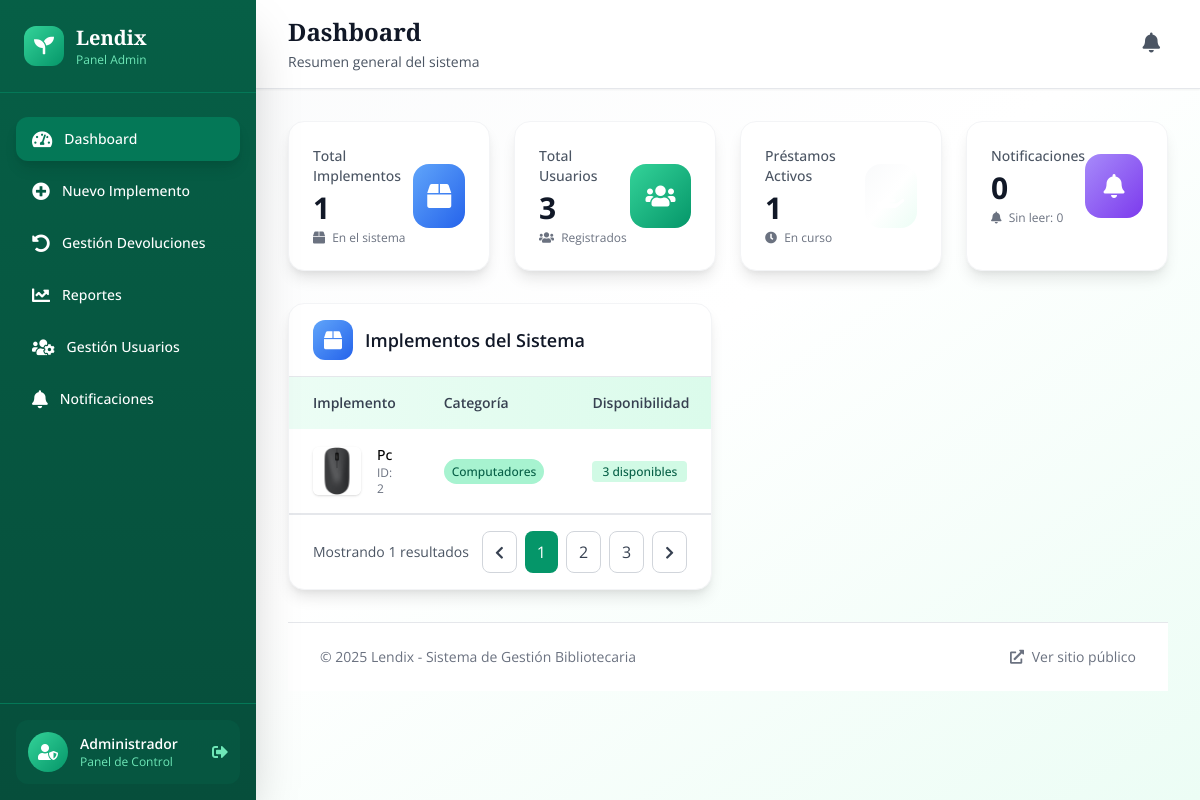
The page /admin/ (signed in) on the database as committed earlier.
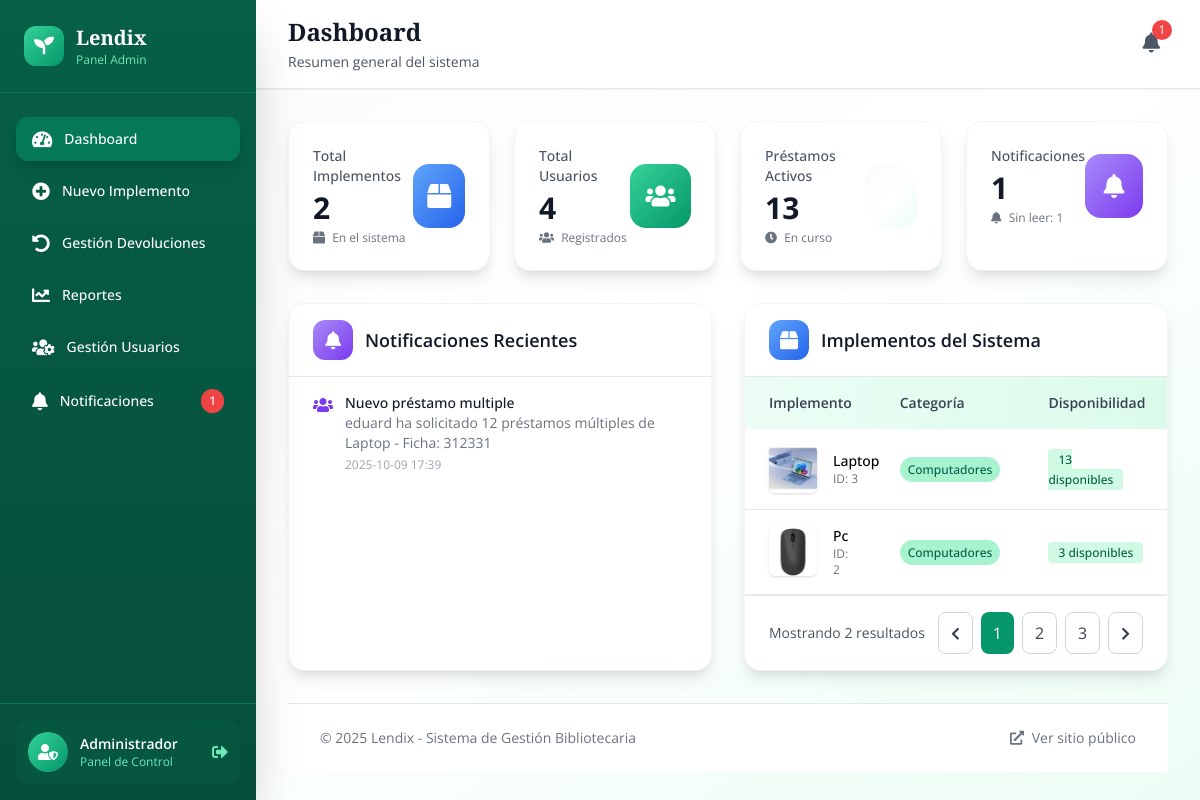
The same page on the database as committed later.
### tables this page shows
CREATE TABLE implementos (
                id INTEGER PRIMARY KEY AUTOINCREMENT,
                implemento TEXT NOT NULL,
                descripcion TEXT NOT NULL,
                disponibilidad INTEGER NOT NULL DEFAULT 0,
                categoria TEXT,
                imagen_url TEXT,
                estado TEXT DEFAULT 'Bueno' CHECK(estado IN ('Bueno', 'Desgaste notable', 'Dañado')),
                fecha_creacion TIMESTAMP DEFAULT CURRENT_TIMESTAMP,
                fecha_actualizacion TIMESTAMP DEFAULT CURRENT_TIMESTAMP
            );

CREATE TABLE notificaciones (
                id INTEGER PRIMARY KEY AUTOINCREMENT,
                tipo TEXT NOT NULL CHECK(tipo IN ('prestamo_individual', 'prestamo_multiple', 'devolucion', 'implemento_nuevo')),
                titulo TEXT NOT NULL,
                mensaje TEXT NOT NULL,
                fk_usuario INTEGER,
                fk_prestamo INTEGER,
                leida BOOLEAN DEFAULT 0,
                fecha_creacion TIMESTAMP DEFAULT CURRENT_TIMESTAMP,
                FOREIGN KEY (fk_usuario) REFERENCES usuarios(id),
                FOREIGN KEY (fk_prestamo) REFERENCES prestamos(id)
            );

### routes/admin.py (the view)
@admin_bp.route('/')
@admin_bp.route('/')
@login_required
def admin():
    if not is_admin():
        flash('No tienes permisos para acceder a esta página', 'error')
        return redirect('/')
    conn = get_db_connection()
    total_implementos = conn.execute('SELECT COUNT(*) as count FROM implementos').fetchone()['count']
    total_usuarios = conn.execute('SELECT COUNT(*) as count FROM usuarios').fetchone()['count']
    total_prestamos = conn.execute('SELECT COUNT(*) as count FROM prestamos').fetchone()['count']
    prestamos_activos = conn.execute('SELECT COUNT(*) as count FROM prestamos WHERE fecha_devolucion IS NULL').fetchone()['count']
    implementos = conn.execute('SELECT * FROM implementos ORDER BY fecha_creacion DESC LIMIT 5').fetchall()
    notificaciones = conn.execute('''
        SELECT n.*, u.nombre as usuario_nombre
        FROM notificaciones n
        LEFT JOIN usuarios u ON n.fk_usuario = u.id
        WHERE n.leida = 0
        ORDER BY n.fecha_creacion DESC
        LIMIT 10
    ''').fetchall()
    usuarios_pendientes = conn.execute('''
        SELECT id, nombre, email, rol, fecha_registro
        FROM usuarios
        WHERE activo = 0
        ORDER BY fecha_registro DESC
        LIMIT 5
    ''').fetchall()
    conn.close()
    return render_template('admin/panel_administrador.html',
                    total_implementos=total_implementos,
                    total_usuarios=total_usuarios,
                    total_prestamos=total_prestamos,
                    prestamos_activos=prestamos_activos,
                    implementos=implementos,
                    notificaciones=notificaciones,
                    usuarios_pendientes=usuarios_pendientes)

### app.py (called while the page is built)
@app.context_processor
def inject_user():
    return dict(
        current_user={
            'id': session.get('user_id'),
            'nombre': session.get('user_nombre'),
            'email': session.get('user_email'),
            'rol': session.get('rol'),
            'is_authenticated': 'user_id' in session
        }
    )

### routes/admin.py (called while the page is built)
def is_admin():
    return session.get('user_email') == 'Eduard@gmail.com' or session.get('rol') == 'admin'

### routes/login.py (called while the page is built)
def login_required(view):
    from functools import wraps
    @wraps(view)
    def wrapped_view(*args, **kwargs):
        if 'user_id' not in session:
            flash('Por favor, inicie sesión para acceder a esta página', 'error')
            return redirect(url_for('login.login'))
        return view(*args, **kwargs)
    return wrapped_view

### utils/db.py (called while the page is built)
def get_db_connection():
    conn = sqlite3.connect('models/database.db')
    conn.row_factory = sqlite3.Row
    return conn

### templates/admin/panel_administrador.html (shortened to what the changed rows need)
{% extends "admin/base_admin.html" %}
{% block page_title %}Dashboard{% endblock %}
{% block content %}
<div class="grid grid-cols-1 md:grid-cols-2 lg:grid-cols-4 gap-6 mb-8">
    <div class="card-hover bg-white p-6 rounded-2xl shadow-lg border border-gray-100 animate-fade-in-up">
        <div class="flex items-center justify-between">
            <div>
                <p class="text-sm font-medium text-gray-600 mb-1">Total Implementos</p>
                <p class="text-3xl font-bold text-gray-900">{{ total_implementos }}</p>
                <p class="text-xs text-gray-500 mt-1">
                    <i class="fas fa-box mr-1"></i>
                    En el sistema
                </p>
            </div>
        </div>
    </div>
    <div class="card-hover bg-white p-6 rounded-2xl shadow-lg border border-gray-100 animate-fade-in-up" style="animation-delay: 0.1s">
        <div class="flex items-center justify-between">
            <div>
                <p class="text-sm font-medium text-gray-600 mb-1">Total Usuarios</p>
                <p class="text-3xl font-bold text-gray-900">{{ total_usuarios }}</p>
                <p class="text-xs text-gray-500 mt-1">
                    <i class="fas fa-users mr-1"></i>
                    Registrados
                </p>
            </div>
        </div>
    </div>
    <div class="card-hover bg-white p-6 rounded-2xl shadow-lg border border-gray-100 animate-fade-in-up" style="animation-delay: 0.2s">
        <div class="flex items-center justify-between">
            <div>
                <p class="text-sm font-medium text-gray-600 mb-1">Préstamos Activos</p>
                <p class="text-3xl font-bold text-gray-900">{{ prestamos_activos }}</p>
                <p class="text-xs text-gray-500 mt-1">
                    <i class="fas fa-clock mr-1"></i>
                    En curso
                </p>
            </div>
        </div>
    </div>
    <div class="card-hover bg-white p-6 rounded-2xl shadow-lg border border-gray-100 animate-fade-in-up" style="animation-delay: 0.3s">
        <div class="flex items-center justify-between">
            <div>
                <p class="text-sm font-medium text-gray-600 mb-1">Notificaciones</p>
                <p class="text-3xl font-bold text-gray-900">{{ notificaciones|length }}</p>
                <p class="text-xs text-gray-500 mt-1">
                    <i class="fas fa-bell mr-1"></i>
                    {% if notificaciones %}
                        {% set notificaciones_no_leidas = notificaciones|selectattr('leida', 'eq', 0)|list|length %}
                        Sin leer: {{ notificaciones_no_leidas }}
                    {% else %}
                        Sin leer: 0
                    {% endif %}
                </p>
            </div>
        </div>
    </div>
</div>
<div class="grid grid-cols-1 lg:grid-cols-2 gap-8 mb-8">
    {% if notificaciones %}
    <div class="card-hover bg-white rounded-2xl shadow-lg border border-gray-100 animate-fade-in-up">
        <div class="px-6 py-4 border-b border-gray-200">
            <h2 class="text-lg font-semibold text-gray-900 flex items-center">
                <div class="w-10 h-10 bg-gradient-to-br from-purple-400 to-purple-600 rounded-xl flex items-center justify-center mr-3">
                    <i class="fas fa-bell text-white"></i>
                </div>
                Notificaciones Recientes
            </h2>
        </div>
        <div class="divide-y divide-gray-200">
            {% for notificacion in notificaciones[:5] %}
            <div class="px-6 py-4 hover:bg-gray-50 transition">
                <div class="flex items-start space-x-3">
                    <div class="flex-shrink-0">
                        {% if notificacion.tipo == 'prestamo_individual' %}
                            <i class="fas fa-user text-green-600"></i>
                        {% elif notificacion.tipo == 'prestamo_multiple' %}
                            <i class="fas fa-users text-purple-600"></i>
                        {% elif notificacion.tipo == 'devolucion' %}
                            <i class="fas fa-undo text-blue-600"></i>
                        {% elif notificacion.tipo == 'implemento_nuevo' %}
                            <i class="fas fa-plus text-orange-600"></i>
                        {% else %}
                            <i class="fas fa-info-circle text-gray-600"></i>
                        {% endif %}
                    </div>
                    <div class="flex-1 min-w-0">
                        <p class="text-sm font-medium text-gray-900">{{ notificacion.titulo }}</p>
                        <p class="text-sm text-gray-500">{{ notificacion.mensaje }}</p>
                        <p class="text-xs text-gray-400 mt-1">{{ notificacion.fecha_creacion[:16] }}</p>
                    </div>
                </div>
            </div>
            {% endfor %}
        </div>
    </div>
    {% endif %}
<div class="card-hover bg-white rounded-2xl shadow-lg border border-gray-100 overflow-hidden animate-fade-in-up">
    <div class="px-6 py-4 border-b border-gray-200">
        <h2 class="text-lg font-semibold text-gray-900 flex items-center">
            <div class="w-10 h-10 bg-gradient-to-br from-blue-400 to-blue-600 rounded-xl flex items-center justify-center mr-3">
                <i class="fas fa-box text-white"></i>
            </div>
            Implementos del Sistema
        </h2>
    </div>
    <div class="overflow-x-auto">
        <table class="w-full text-sm">
            <thead class="bg-gradient-to-r from-green-50 to-green-100">
                <tr>
                    <th class="px-6 py-4 text-left font-semibold text-gray-700">Implemento</th>
                    <th class="px-6 py-4 text-left font-semibold text-gray-700">Categoría</th>
                    <th class="px-6 py-4 text-left font-semibold text-gray-700">Disponibilidad</th>
                </tr>
            </thead>
        <tbody>
          {% for implemento in implementos %}
          <tr class="border-b hover:bg-green-50 transition">
            <td class="px-6 py-4 flex items-center">
              {% if implemento['imagen_url'] %}
              <img src="{{ url_for('static', filename='uploads/' + implemento['imagen_url']) }}" alt="{{ implemento['implemento'] }}" class="w-12 h-12 rounded-md object-cover mr-4 shadow">
              {% else %}
              <div class="w-12 h-12 rounded-md bg-gray-100 flex items-center justify-center mr-4">
                <i class="fas fa-box text-gray-400"></i>
              </div>
              {% endif %}
              <div>
                <p class="font-medium">{{ implemento['implemento'] }}</p>
                <p class="text-xs text-gray-500">ID: {{ implemento['id'] }}</p>
              </div>
            </td>
            <td class="px-6 py-4">
              <span class="px-2 py-1 bg-green-200 text-green-800 text-xs font-medium rounded-full capitalize">
                {{ implemento['categoria'] }}
              </span>
            </td>
            <td class="px-6 py-4">
              {% if implemento['disponibilidad'] > 0 %}
              <span class="bg-green-100 text-green-800 text-xs font-medium px-2.5 py-0.5 rounded">
                {{ implemento['disponibilidad'] }} disponibles
              </span>
              {% else %}
              <span class="bg-red-100 text-red-800 text-xs font-medium px-2.5 py-0.5 rounded">
                Agotado
              </span>
              {% endif %}
            </td>
          </tr>
          {% endfor %}
        </tbody>
        </table>
    </div>
    {% if implementos %}
    <div class="px-6 py-4 border-t border-gray-200 flex justify-between items-center">
        <p class="text-gray-600 text-sm">Mostrando {{ implementos|length }} resultados</p>
        <div class="flex space-x-2">
            <button class="px-3 py-2 border border-gray-300 rounded-lg bg-white text-gray-700 hover:bg-gray-50 transition-colors">
                <i class="fas fa-chevron-left text-sm"></i>
            </button>
            <button class="px-3 py-2 bg-green-600 text-white rounded-lg">1</button>
            <button class="px-3 py-2 border border-gray-300 rounded-lg bg-white text-gray-700 hover:bg-gray-50 transition-colors">2</button>
            <button class="px-3 py-2 border border-gray-300 rounded-lg bg-white text-gray-700 hover:bg-gray-50 transition-colors">3</button>
            <button class="px-3 py-2 border border-gray-300 rounded-lg bg-white text-gray-700 hover:bg-gray-50 transition-colors">
                <i class="fas fa-chevron-right text-sm"></i>
            </button>
        </div>
    </div>
    {% endif %}
</div>
{% endblock %}

Rows that differ between the two databases and show on the page:
added notificaciones: titulo "Nuevo préstamo multiple", mensaje "eduard ha solicitado 12 préstamos múltiples de Laptop - Ficha: 312331", fecha_creacion "2025-10-09 17:39"
added implementos: imagen_url (picture), implemento "Laptop", id "3", categoria "Computadores", disponibilidad "13"
Other text that changed with them:
{{ notificaciones_no_leidas }}: (not shown) → "1"
{{ total_implementos }}: "1" → "2"
{{ total_usuarios }}: "3" → "4"
{{ prestamos_activos }}: "1" → "13"
{{ notificaciones|length }}: "0" → "1"
{{ implementos|length }}: "1" → "2"
text no longer shown: "Sin leer: 0"
text now shown: "Sin leer: Notificaciones Recientes"
